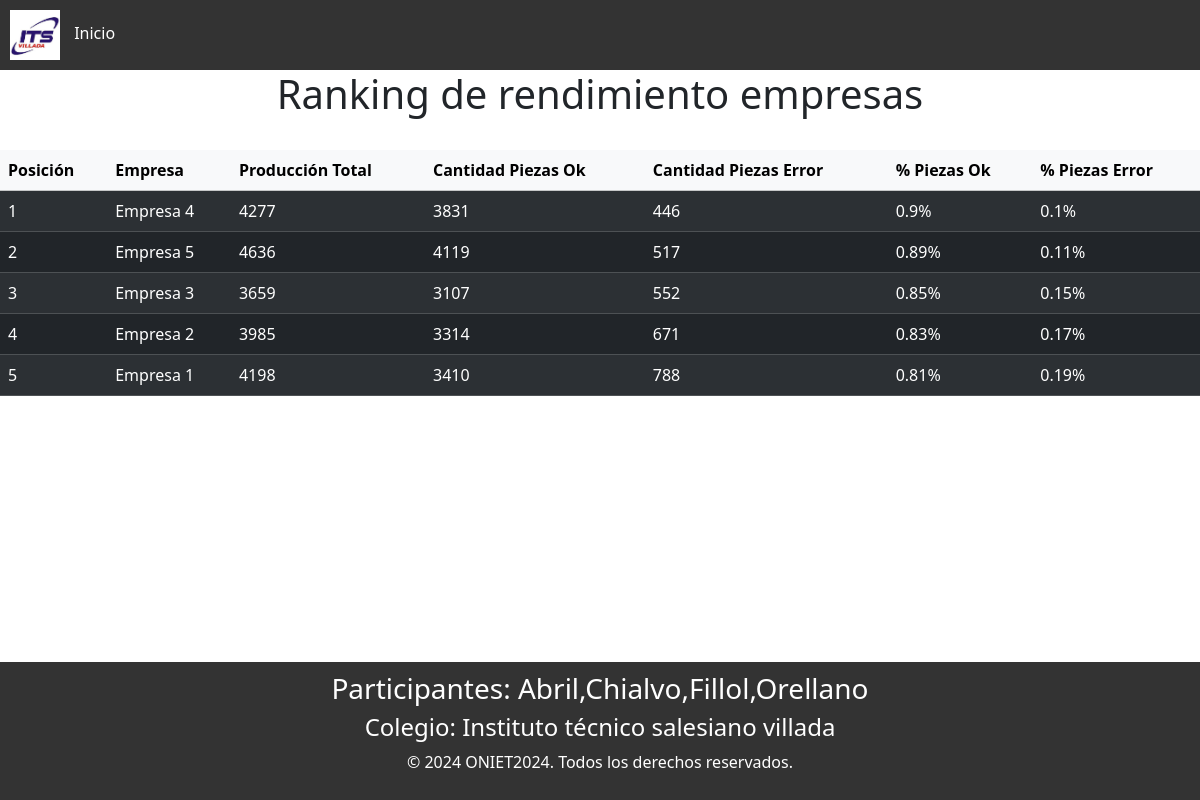
The page / on the database its author committed.
### application/models.py (models this page shows)
class Registro(models.Model):
    registro = models.IntegerField(primary_key=True)
    empresa = models.CharField(max_length=100)
    mes = models.PositiveSmallIntegerField()
    produccionTotal = models.IntegerField()
    cantidaPiezasConFallas = models.IntegerField()

### application/views.py (the view)
# urls.py: path('', obtain_data, name='home')
def obtain_data(request):
    with open('application/Datos-ONIET---Hoja-1---JSON (1).json', 'r') as archivo:
        data = json.load(archivo)
        for item in data:
            duplicate = Registro.objects.filter(registro= item['Registro'])
            if duplicate:
                continue
            else:
                Registro.objects.create(registro=item['Registro'],empresa=item['Empresa'],mes=item['Mes'],produccionTotal=item['ProduccionTotal'],cantidaPiezasConFallas=item['CantidaPiezasConFallas'])
    registros = Registro.objects.all()
    empresas = []
    for registro in registros:
        nom_empresa = registro.empresa
        if nom_empresa not in empresas:
            empresas.append(nom_empresa)
    print(empresas)
    resultados_empresas = []
    for empresa in empresas:
        registros = Registro.objects.filter(empresa=empresa)
        produccion_total = 0
        cantidadPiezasConFallas = 0
        for registro in registros:
            produccion_total += registro.produccionTotal
            cantidadPiezasConFallas += registro.cantidaPiezasConFallas
        cantidadPiezasOk = produccion_total - cantidadPiezasConFallas
        empresa_dict = {
            "nombre": empresa,
            "produccionTotal": produccion_total,
            "cantidadPiezasOk": cantidadPiezasOk,
            "cantidadPiezasError": cantidadPiezasConFallas,
            "porcPiezasOk": round(cantidadPiezasOk / produccion_total, 2) ,
            "porcPiezasError": round(cantidadPiezasConFallas / produccion_total, 2)
        }
        resultados_empresas.append(empresa_dict)
    ordenados = sorted(resultados_empresas, key=lambda empresa:empresa['porcPiezasOk'], reverse=True)
    return render(request, 'index.html', context={'data': ordenados})

### application/templates/index.html (shortened to what this page needs)
{% extends 'base.html' %}
{% block content %}
<!doctype html>
<html lang="en">
  <head>
    <link href="https://cdn.jsdelivr.net/npm/bootstrap@5.3.3/dist/css/bootstrap.min.css" rel="stylesheet">
  </head>
  <body>
    <h1 align="center">Ranking de rendimiento empresas</h1>
    <br>
    <table class="table table-dark table-striped table-hover">
        <thead class="table-light">
          <tr>
            <th scope="col">Posición</th>
            <th scope="col">Empresa</th>
            <th scope="col">Producción Total</th>
            <th scope="col">Cantidad Piezas Ok</th>
            <th scope="col">Cantidad Piezas Error</th>
            <th scope="col">% Piezas Ok </th>
            <th scope="col">% Piezas Error</th>
          </tr>
        </thead>
        <tbody>
          {% for empresa in data%}
            <tr>
              <td>{{forloop.counter}}</td>
              <td>{{empresa.nombre}}</td>
              <td>{{empresa.produccionTotal}}</td>
              <td>{{empresa.cantidadPiezasOk}}</td>
              <td>{{empresa.cantidadPiezasError}}</td>
              <td>{{empresa.porcPiezasOk}}%</td>
              <td>{{empresa.porcPiezasError}}% </td>
            </tr>
          {% endfor %}
      </tbody>
      </table>
  </body>
</html>
{% endblock %}

### application/templates/base.html (shortened to what this page needs)
<!DOCTYPE html>
<html lang="es">
<head>
</head>
<body>
    <nav>
        <ul>
            <li><img width="50px"heigth="50px" alt=""></li>
            <li><a href="{% url 'home' %}">Inicio</a></li>
        </ul>
    </nav>
    {% block content %}
    {% endblock %}
    <footer style="position: fixed; bottom: 0; left: 0; right: 0;">
        <h3>Participantes: Abril,Chialvo,Fillol,Orellano</h3>
        <h4>Colegio: Instituto técnico salesiano villada</h4>
        <p>&copy; 2024 ONIET2024. Todos los derechos reservados.</p>
    </footer>
</body>
</html>

### application/templates/base.html (style rules this page uses)
body { font-family: Arial, sans-serif; background-color: #f5f5f5; color: #333; }
nav { background-color: #333; padding: 10px; }
nav ul { list-style-type: none; margin: 0; padding: 0; }
nav ul li { display: inline; margin-right: 10px; }
nav ul li a { color: #fff; text-decoration: none; }
footer { background-color: #333; padding: 10px; color: #fff; text-align: center; }

### rows shown on the page
Registro: nombre "Empresa 4"
Registro: nombre "Empresa 5"
Registro: nombre "Empresa 3"
Registro: nombre "Empresa 2"
Registro: nombre "Empresa 1"

### other values the page prints
{{ empresa.produccionTotal }} "4277" "4636" "3659" "3985" "4198"
{{ empresa.cantidadPiezasOk }} "3831" "4119" "3107" "3314" "3410"
{{ empresa.cantidadPiezasError }} "446" "517" "552" "671" "788"
{{ empresa.porcPiezasOk }} "0.9" "0.89" "0.85" "0.83" "0.81"
{{ empresa.porcPiezasError }} "0.1" "0.11" "0.15" "0.17" "0.19"
